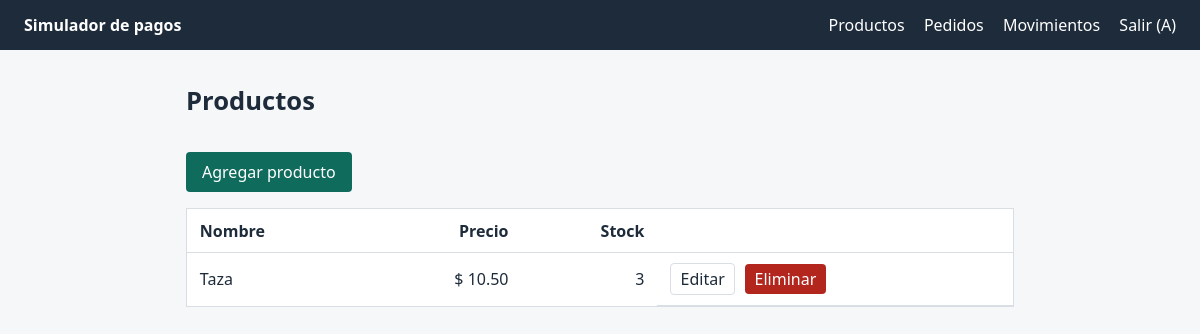
/productos/ (signed in), run on the app's committed database.
### models.py (models this page shows, shortened)
class Usuario(UserMixin, db.Model):
    id = db.Column(db.Integer, primary_key=True)
    nombre = db.Column(db.String(80), nullable=False)
    email = db.Column(db.String(120), unique=True, nullable=False)
    password_hash = db.Column(db.String(256), nullable=False)
    productos = db.relationship("Producto", backref="dueno", lazy=True)
    pedidos = db.relationship("Pedido", backref="usuario", lazy=True)

class Producto(db.Model):
    id = db.Column(db.Integer, primary_key=True)
    nombre = db.Column(db.String(120), nullable=False)
    descripcion = db.Column(db.Text, default="")
    precio = db.Column(db.Numeric(10, 2), nullable=False)
    stock = db.Column(db.Integer, nullable=False, default=0)
    dueno_id = db.Column(db.Integer, db.ForeignKey("usuario.id"), nullable=False)

### routes/productos.py (the view)
@bp.route("/")
@login_required
def lista():
    productos = Producto.query.order_by(Producto.nombre).all()
    return render_template("productos/lista.html", productos=productos, accion=AccionForm())

### models.py (called while the page is built)
@login_manager.user_loader
def cargar_usuario(user_id):
    return db.session.get(Usuario, int(user_id))

### templates/productos/lista.html
{% extends "base.html" %}{% from "_macros.html" import boton_post %}
{% block contenido %}<h1>Productos</h1>
<a class="btn" href="{{ url_for('productos.nuevo') }}">Agregar producto</a>
{% if productos %}
<table style="margin-top:1rem"><tr><th>Nombre</th><th class="num">Precio</th><th class="num">Stock</th><th></th></tr>
{% for p in productos %}<tr><td>{{ p.nombre }}<div class="pista">{{ p.descripcion }}</div></td>
<td class="num">$ {{ '%.2f'|format(p.precio) }}</td><td class="num">{{ p.stock }}</td>
<td class="acciones">{% if p.dueno_id == current_user.id %}
<a class="btn chico sec" href="{{ url_for('productos.editar', id=p.id) }}">Editar</a>
{{ boton_post(url_for('productos.eliminar', id=p.id), accion, 'Eliminar', 'btn chico peligro') }}{% endif %}</td></tr>{% endfor %}
</table>
{% else %}<p>Todavía no hay productos. Agrega el primero para poder crear pedidos.</p>{% endif %}{% endblock %}

### templates/base.html (shortened to what this page needs)
<!doctype html>
<html lang="es"><head><meta charset="utf-8">
<link rel="stylesheet" href="{{ url_for('static', filename='style.css') }}"></head>
<body>
<nav>
  <span class="marca">Simulador de pagos</span>
  {% if current_user.is_authenticated %}
    <a href="{{ url_for('productos.lista') }}">Productos</a>
    <a href="{{ url_for('pedidos.lista') }}">Pedidos</a>
    <a href="{{ url_for('pagos.historial') }}">Movimientos</a>
    <form method="post" action="{{ url_for('auth.logout') }}">
      <button>Salir ({{ current_user.nombre }})</button></form>
  {% else %}
    <a href="{{ url_for('auth.login') }}">Iniciar sesión</a>
    <a href="{{ url_for('auth.registro') }}">Crear cuenta</a>
  {% endif %}
</nav>
<main>
{% block contenido %}{% endblock %}
</main></body></html>

### templates/_macros.html (shortened to what this page needs)
{% macro boton_post(url, form, texto, clase="btn chico") %}
<form method="post" action="{{ url }}">{{ form.hidden_tag() }}<button class="{{ clase }}">{{ texto }}</button></form>
{% endmacro %}

### static/style.css (style rules this page uses)
:root { --tinta:#1d2b3a;--papel:#f6f7f9;--linea:#d9dee5;--acento:#0f6b5c;--ok:#0f6b5c;--error:#b3261e;--aviso:#8a5a00 }
* { box-sizing:border-box }
body { margin:0;font:16px/1.5 "Segoe UI",system-ui,sans-serif;color:var(--tinta);background:var(--papel) }
nav { display:flex;gap:1.2rem;align-items:center;padding:.8rem 1.5rem;background:var(--tinta);color:#fff }
nav a,nav button { color:#fff;text-decoration:none;background:none;border:0;font:inherit;cursor:pointer;padding:0 }
nav .marca { font-weight:700;margin-right:auto }
main { max-width:860px;margin:2rem auto;padding:0 1rem }
h1 { margin:0 0 1rem;font-size:1.6rem }
table { width:100%;border-collapse:collapse;background:#fff;border:1px solid var(--linea) }
th,td { padding:.6rem .8rem;text-align:left;border-bottom:1px solid var(--linea) }
.num { text-align:right;font-variant-numeric:tabular-nums }
.btn,button.btn { display:inline-block;background:var(--acento);color:#fff;border:0;border-radius:4px;padding:.5rem 1rem;font:inherit;text-decoration:none;cursor:pointer;margin-top:1rem }
.btn.sec { background:#fff;color:var(--tinta);border:1px solid var(--linea) }
.btn.peligro { background:var(--error) }
.btn.chico { padding:.2rem .6rem;margin:0 }
.acciones { display:flex;gap:.6rem;flex-wrap:wrap;align-items:center }
.acciones form { margin:0 }

### data on the page
Usuario: nombre "A"
Producto: nombre "Taza", precio "10.50", stock "3", texto "Eliminar"
